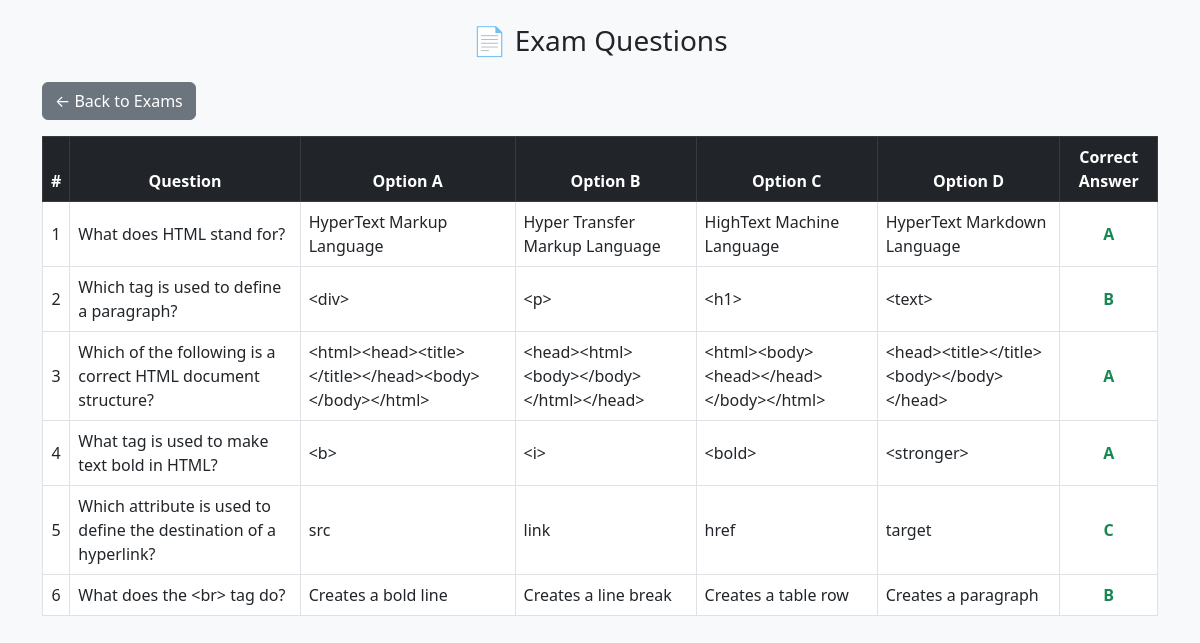
Page /dashboard/admin_dashboard/view_exam_questions.php?exam_id=80 on the committed database.
### tables this page shows
CREATE TABLE `exam_questions` (
  `question_id` int(10) UNSIGNED NOT NULL,
  `exam_id` int(10) UNSIGNED NOT NULL,
  `question_text` text NOT NULL,
  `option_a` varchar(255) NOT NULL,
  `option_b` varchar(255) NOT NULL,
  `option_c` varchar(255) NOT NULL,
  `option_d` varchar(255) NOT NULL,
  `correct_answer` enum('A','B','C','D') NOT NULL
);

### dashboard/admin_dashboard/view_exam_questions.php (the view, shortened to what this page needs)
<?php
include("../../config/db_conn.php");
$exam_id = intval($_GET['exam_id']);
$sql = "SELECT * FROM exam_questions WHERE exam_id = $exam_id";
$result = mysqli_query($conn, $sql);
?>
<!DOCTYPE html>
<html lang="en">
<head>
  <link href="https://cdn.jsdelivr.net/npm/bootstrap@5.3.0/dist/css/bootstrap.min.css" rel="stylesheet">
</head>
<body class="bg-light">
<div class="container py-4">
  <h3 class="mb-4 text-center">📄 Exam Questions</h3>
  <a href="admin_exams.php" class="btn btn-secondary mb-3">← Back to Exams</a>
  <table class="table table-bordered table-hover align-middle">
    <thead class="table-dark text-center">
      <tr>
        <th>#</th>
        <th>Question</th>
        <th>Option A</th>
        <th>Option B</th>
        <th>Option C</th>
        <th>Option D</th>
        <th>Correct Answer</th>
      </tr>
    </thead>
    <tbody>
      <?php
      if (mysqli_num_rows($result) > 0):
        $no = 1;
        while ($q = mysqli_fetch_assoc($result)):
      ?>
          <tr>
            <td class="text-center"><?= $no++; ?></td>
            <td><?= htmlspecialchars($q['question_text']); ?></td>
            <td><?= htmlspecialchars($q['option_a']); ?></td>
            <td><?= htmlspecialchars($q['option_b']); ?></td>
            <td><?= htmlspecialchars($q['option_c']); ?></td>
            <td><?= htmlspecialchars($q['option_d']); ?></td>
            <td class="text-center fw-bold text-success"><?= htmlspecialchars($q['correct_answer']); ?></td>
          </tr>
      <?php
        endwhile;
      else:
        echo "<tr><td colspan='7' class='text-center'>No questions found.</td></tr>";
      endif;
      ?>
    </tbody>
  </table>
</div>
</body>
</html>

### rows in the picture
exam_questions: question_text "What does HTML stand for?", option_a "HyperText Markup Language", option_b "Hyper Transfer Markup Language", option_c "HighText Machine Language", option_d "HyperText Markdown Language", correct_answer "A"
exam_questions: question_text "Which tag is used to define a paragraph?", option_a "<div>", option_b "<p>", option_c "<h1>", option_d "<text>", correct_answer "B"
exam_questions: question_text "Which of the following is a correct HTML document structure?", option_a "<html><head><title></title></head><body></body></html>", option_b "<head><html><body></body></html></head>", option_c "<html><body><head></head></body></html>", option_d "<head><title></title><body></body></head>", correct_answer "A"
exam_questions: question_text "What tag is used to make text bold in HTML?", option_a "<b>", option_b "<i>", option_c "<bold>", option_d "<stronger>", correct_answer "A"
exam_questions: question_text "Which attribute is used to define the destination of a hyperlink?", option_a "src", option_b "link", option_c "href", option_d "target", correct_answer "C"
exam_questions: question_text "What does the <br> tag do?", option_a "Creates a bold line", option_b "Creates a line break", option_c "Creates a table row", option_d "Creates a paragraph", correct_answer "B"
